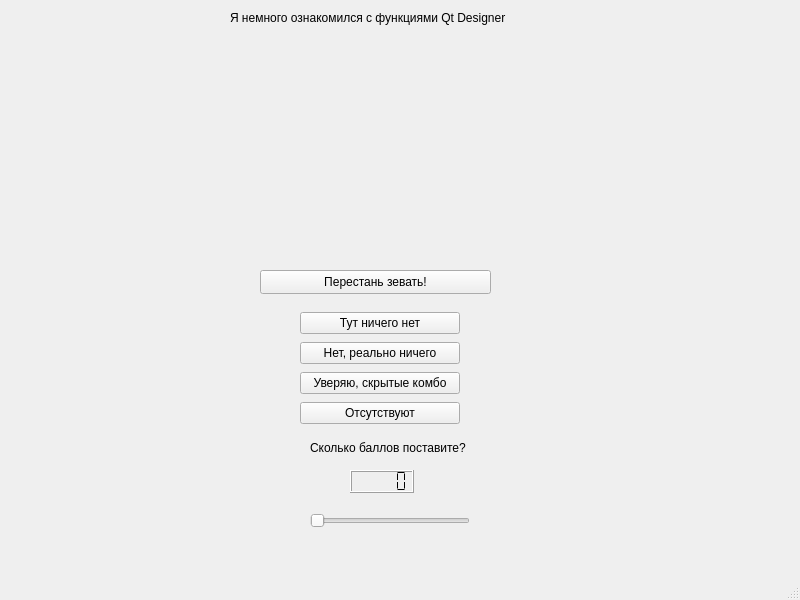
<?xml version="1.0" encoding="UTF-8"?>
<ui version="4.0">
 <class>MainWindow</class>
 <widget class="QMainWindow" name="MainWindow">
  <property name="enabled">
   <bool>true</bool>
  </property>
  <property name="geometry">
   <rect>
    <x>0</x>
    <y>0</y>
    <width>800</width>
    <height>600</height>
   </rect>
  </property>
  <property name="mouseTracking">
   <bool>true</bool>
  </property>
  <property name="windowTitle">
   <string>MainWindow</string>
  </property>
  <property name="autoFillBackground">
   <bool>false</bool>
  </property>
  <widget class="QWidget" name="centralwidget">
   <widget class="QSlider" name="horizontalSlider">
    <property name="geometry">
     <rect>
      <x>310</x>
      <y>510</y>
      <width>160</width>
      <height>22</height>
     </rect>
    </property>
    <property name="orientation">
     <enum>Qt::Orientation::Horizontal</enum>
    </property>
   </widget>
   <widget class="QLCDNumber" name="Numbers">
    <property name="geometry">
     <rect>
      <x>350</x>
      <y>470</y>
      <width>64</width>
      <height>23</height>
     </rect>
    </property>
    <property name="font">
     <font>
      <bold>false</bold>
     </font>
    </property>
    <property name="smallDecimalPoint">
     <bool>false</bool>
    </property>
    <property name="segmentStyle">
     <enum>QLCDNumber::SegmentStyle::Flat</enum>
    </property>
   </widget>
   <widget class="QLabel" name="UpperText">
    <property name="geometry">
     <rect>
      <x>230</x>
      <y>10</y>
      <width>311</width>
      <height>16</height>
     </rect>
    </property>
    <property name="text">
     <string>Я немного ознакомился с функциями Qt Designer</string>
    </property>
    <property name="textFormat">
     <enum>Qt::TextFormat::AutoText</enum>
    </property>
    <property name="scaledContents">
     <bool>true</bool>
    </property>
   </widget>
   <widget class="QLabel" name="Cat_Close">
    <property name="geometry">
     <rect>
      <x>250</x>
      <y>50</y>
      <width>261</width>
      <height>211</height>
     </rect>
    </property>
    <property name="mouseTracking">
     <bool>true</bool>
    </property>
    <property name="text">
     <string/>
    </property>
    <property name="pixmap">
     <pixmap>RandomCatClose.png</pixmap>
    </property>
    <property name="scaledContents">
     <bool>true</bool>
    </property>
   </widget>
   <widget class="QLabel" name="Cat_Open">
    <property name="enabled">
     <bool>true</bool>
    </property>
    <property name="geometry">
     <rect>
      <x>250</x>
      <y>60</y>
      <width>271</width>
      <height>201</height>
     </rect>
    </property>
    <property name="mouseTracking">
     <bool>true</bool>
    </property>
    <property name="text">
     <string/>
    </property>
    <property name="pixmap">
     <pixmap>RandomCatOpen.png</pixmap>
    </property>
    <property name="scaledContents">
     <bool>true</bool>
    </property>
    <property name="indent">
     <number>-1</number>
    </property>
   </widget>
   <widget class="QPushButton" name="pushButton">
    <property name="geometry">
     <rect>
      <x>260</x>
      <y>270</y>
      <width>231</width>
      <height>24</height>
     </rect>
    </property>
    <property name="text">
     <string>Перестань зевать!</string>
    </property>
   </widget>
   <widget class="QLabel" name="label">
    <property name="geometry">
     <rect>
      <x>310</x>
      <y>440</y>
      <width>201</width>
      <height>16</height>
     </rect>
    </property>
    <property name="text">
     <string>Сколько баллов поставите?</string>
    </property>
   </widget>
   <widget class="QWidget" name="verticalLayoutWidget">
    <property name="geometry">
     <rect>
      <x>300</x>
      <y>310</y>
      <width>160</width>
      <height>116</height>
     </rect>
    </property>
    <layout class="QVBoxLayout" name="verticalLayout">
     <item>
      <widget class="QPushButton" name="btn2">
       <property name="text">
        <string>Тут ничего нет</string>
       </property>
      </widget>
     </item>
     <item>
      <widget class="QPushButton" name="btn3">
       <property name="text">
        <string>Нет, реально ничего</string>
       </property>
      </widget>
     </item>
     <item>
      <widget class="QPushButton" name="btn4">
       <property name="text">
        <string>Уверяю, скрытые комбо</string>
       </property>
      </widget>
     </item>
     <item>
      <widget class="QPushButton" name="btn1">
       <property name="enabled">
        <bool>true</bool>
       </property>
       <property name="text">
        <string>Отсутствуют</string>
       </property>
      </widget>
     </item>
    </layout>
   </widget>
  </widget>
  <widget class="QMenuBar" name="menubar">
   <property name="geometry">
    <rect>
     <x>0</x>
     <y>0</y>
     <width>800</width>
     <height>22</height>
    </rect>
   </property>
  </widget>
  <widget class="QStatusBar" name="statusbar"/>
 </widget>
 <resources/>
 <connections>
  <connection>
   <sender>horizontalSlider</sender>
   <signal>valueChanged(int)</signal>
   <receiver>Numbers</receiver>
   <slot>display(int)</slot>
   <hints>
    <hint type="sourcelabel">
     <x>391</x>
     <y>540</y>
    </hint>
    <hint type="destinationlabel">
     <x>397</x>
     <y>504</y>
    </hint>
   </hints>
  </connection>
  <connection>
   <sender>pushButton</sender>
   <signal>clicked()</signal>
   <receiver>Cat_Open</receiver>
   <slot>clear()</slot>
   <hints>
    <hint type="sourcelabel">
     <x>384</x>
     <y>303</y>
    </hint>
    <hint type="destinationlabel">
     <x>378</x>
     <y>254</y>
    </hint>
   </hints>
  </connection>
 </connections>
</ui>
